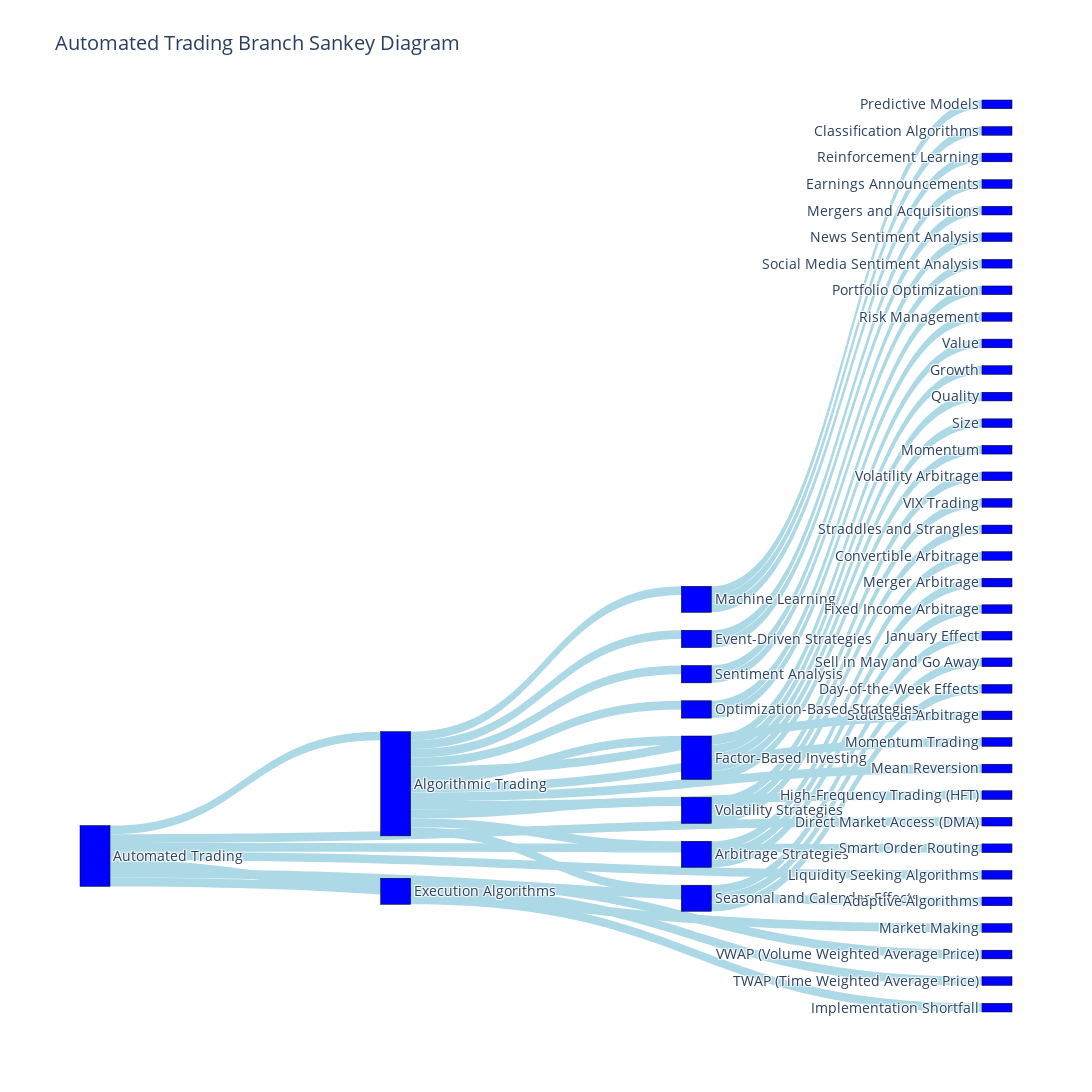

Here is the notebook cell this chart was saved with:
### Code cell
import plotly.graph_objects as go

# Define the tree structure for Automated Trading
automated_trading_tree = {
    "Automated Trading": {
        "Algorithmic Trading": [
            "Statistical Arbitrage",
            "Momentum Trading",
            "Mean Reversion",
            {
                "Machine Learning": [
                    "Predictive Models",
                    "Classification Algorithms",
                    "Reinforcement Learning"
                ]
            },
            {
                "Event-Driven Strategies": [
                    "Earnings Announcements",
                    "Mergers and Acquisitions"
                ]
            },
            "High-Frequency Trading (HFT)",
            {
                "Sentiment Analysis": [
                    "News Sentiment Analysis",
                    "Social Media Sentiment Analysis"
                ]
            },
            {
                "Optimization-Based Strategies": [
                    "Portfolio Optimization",
                    "Risk Management"
                ]
            },
            {
                "Factor-Based Investing": [
                    "Value",
                    "Growth",
                    "Quality",
                    "Size",
                    "Momentum"
                ]
            },
            {
                "Volatility Strategies": [
                    "Volatility Arbitrage",
                    "VIX Trading",
                    "Straddles and Strangles"
                ]
            },
            {
                "Arbitrage Strategies": [
                    "Convertible Arbitrage",
                    "Merger Arbitrage",
                    "Fixed Income Arbitrage"
                ]
            },
            {
                "Seasonal and Calendar Effects": [
                    "January Effect",
                    "Sell in May and Go Away",
                    "Day-of-the-Week Effects"
                ]
            }
        ],
        "Direct Market Access (DMA)": {},
        "Smart Order Routing": {},
        "Execution Algorithms": [
            "VWAP (Volume Weighted Average Price)",
            "TWAP (Time Weighted Average Price)",
            "Implementation Shortfall"
        ],
        "Liquidity Seeking Algorithms": {},
        "Adaptive Algorithms": {},
        "Market Making": {}
    }
}

# Flatten the tree structure into source, target, and value lists for Plotly Sankey diagram
labels = []
source = []
target = []

def flatten_tree(tree, parent=None):
    for key, value in tree.items():
        if key not in labels:
            labels.append(key)
        parent_index = labels.index(parent) if parent else None
        if parent_index is not None:
            source.append(parent_index)
            target.append(labels.index(key))
        if isinstance(value, dict):
            flatten_tree(value, key)
        elif isinstance(value, list):
            for item in value:
                if isinstance(item, dict):
                    flatten_tree(item, key)
                else:
                    if item not in labels:
                        labels.append(item)
                    source.append(labels.index(key))
                    target.append(labels.index(item))

flatten_tree(automated_trading_tree)

# Create the Sankey diagram
fig = go.Figure(go.Sankey(
    node=dict(
        pad=20,  # Increased padding for more vertical space
        thickness=30,
        line=dict(color="black", width=0.5),
        label=labels,
        color="blue"
    ),
    link=dict(
        source=source,
        target=target,
        value=[1] * len(source),  # assigning a value of 1 to each link
        color="lightblue"
    )
))

# Adjust node positions to reduce crossings
# This part requires trial and error or an algorithm to achieve optimal ordering
# The following is a manual attempt to reduce crossings
fig.update_layout(
    title="Automated Trading Branch Sankey Diagram",
    font_size=14,
    width=2000,
    height=1500  # Increased height for more vertical space
)

# Save the figure to an HTML file
fig.write_html("automated_trading_sankey_diagram.html")

fig.show()

### Figure 1 — Plotly figure (JSON) as saved in the notebook; plotly's stock layout.template omitted (floating-point values rounded to 4 significant figures)
{"data": [{"link": {"color": "lightblue", "source": [0, 1, 1, 1, 1, 5, 5, 5, 1, 9, 9, 1, 1, 13, 13, 1, 16, 16, 1, 19, 19, 19, 19, 19, 1, 25, 25, 25, 1, 29, 29, 29, 1, 33, 33, 33, 0, 0, 0, 39, 39, 39, 0, 0, 0], "target": [1, 2, 3, 4, 5, 6, 7, 8, 9, 10, 11, 12, 13, 14, 15, 16, 17, 18, 19, 20, 21, 22, 23, 24, 25, 26, 27, 28, 29, 30, 31, 32, 33, 34, 35, 36, 37, 38, 39, 40, 41, 42, 43, 44, 45], "value": [1, 1, 1, 1, 1, 1, 1, 1, 1, 1, 1, 1, 1, 1, 1, 1, 1, 1, 1, 1, 1, 1, 1, 1, 1, 1, 1, 1, 1, 1, 1, 1, 1, 1, 1, 1, 1, 1, 1, 1, 1, 1, 1, 1, 1]}, "node": {"color": "blue", "label": ["Automated Trading", "Algorithmic Trading", "Statistical Arbitrage", "Momentum Trading", "Mean Reversion", "Machine Learning", "Predictive Models", "Classification Algorithms", "Reinforcement Learning", "Event-Driven Strategies", "Earnings Announcements", "Mergers and Acquisitions", "High-Frequency Trading (HFT)", "Sentiment Analysis", "News Sentiment Analysis", "Social Media Sentiment Analysis", "Optimization-Based Strategies", "Portfolio Optimization", "Risk Management", "Factor-Based Investing", "Value", "Growth", "Quality", "Size", "Momentum", "Volatility Strategies", "Volatility Arbitrage", "VIX Trading", "Straddles and Strangles", "Arbitrage Strategies", "Convertible Arbitrage", "Merger Arbitrage", "Fixed Income Arbitrage", "Seasonal and Calendar Effects", "January Effect", "Sell in May and Go Away", "Day-of-the-Week Effects", "Direct Market Access (DMA)", "Smart Order Routing", "Execution Algorithms", "VWAP (Volume Weighted Average Price)", "TWAP (Time Weighted Average Price)", "Implementation Shortfall", "Liquidity Seeking Algorithms", "Adaptive Algorithms", "Market Making"], "line": {"color": "black", "width": 0.5}, "pad": 20, "thickness": 30}, "type": "sankey"}], "layout": {"font": {"size": 14}, "height": 1500, "title": {"text": "Automated Trading Branch Sankey Diagram"}, "width": 2000}}
